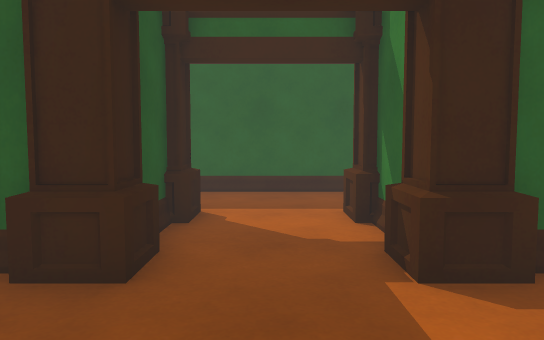
[1] (above)

17 first-person views from a walk through a 3-D level made in the Unity game engine. The camera is 1.2 m above the floor, tilts 4° down and sees 70° across. The floor is counted in squares, 1 m on a side. Each view is taken from the middle of a square. On the plan, view 1 faces up. The plan holds only what a view shows up to about 15 squares ahead; the rest is blank.

[2]
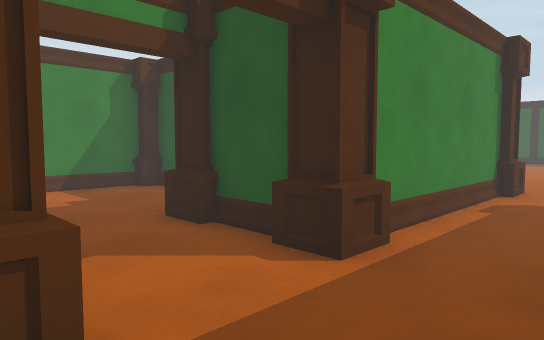

[3]
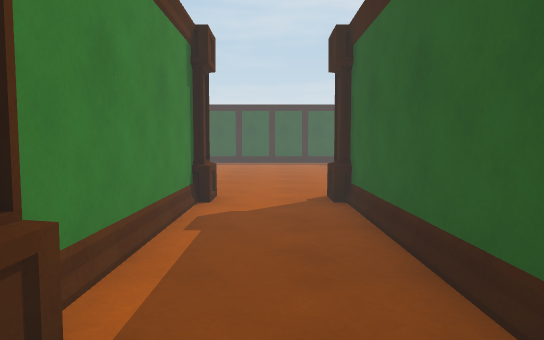

[4]
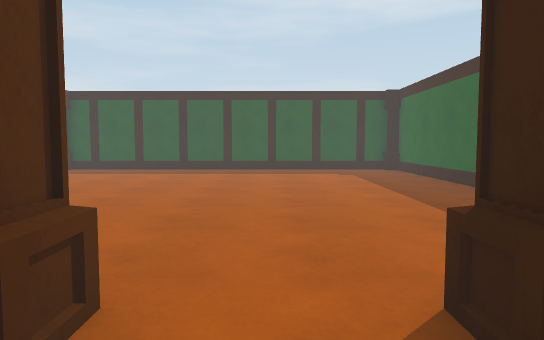

[5]
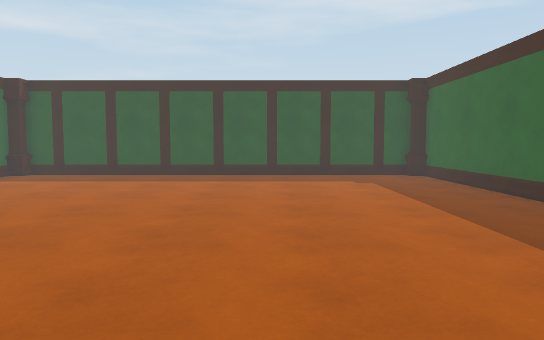

[6]
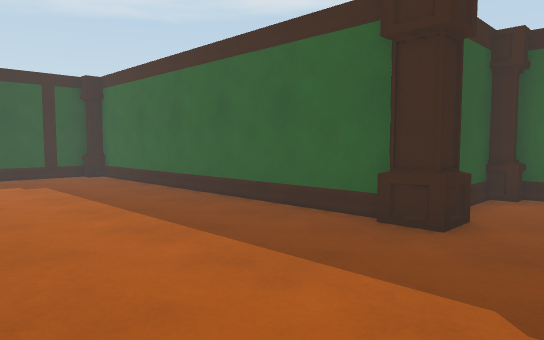

[7]
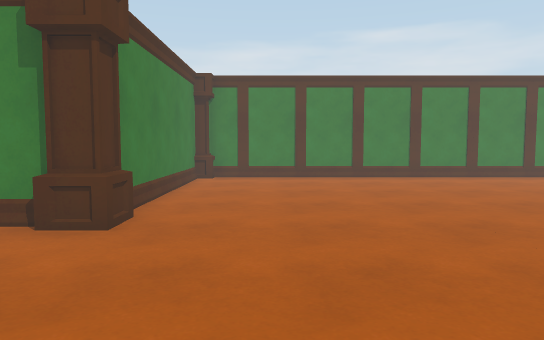

[8]
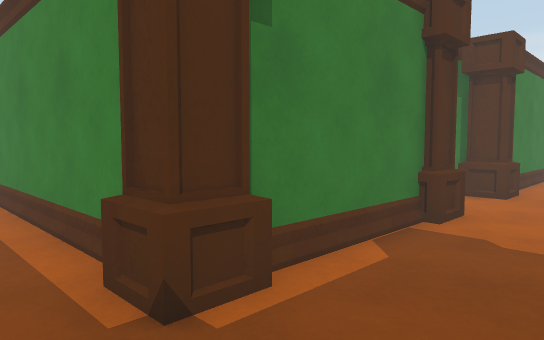

[9]
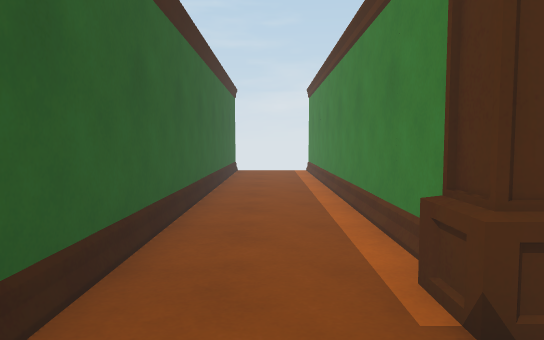

[10]
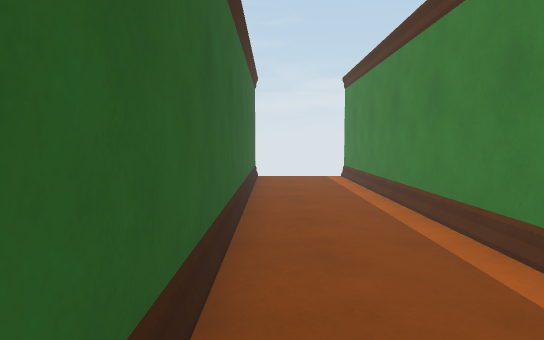

[11]
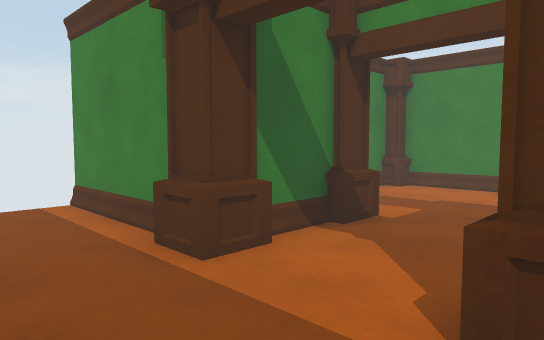

[12]
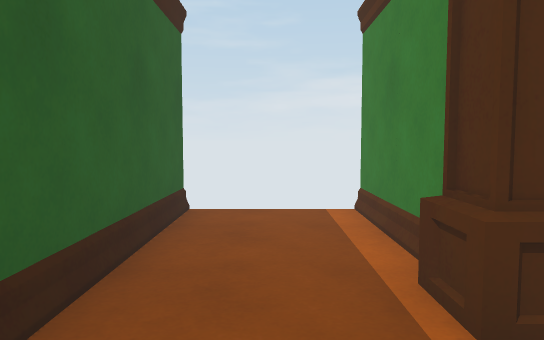

[13]
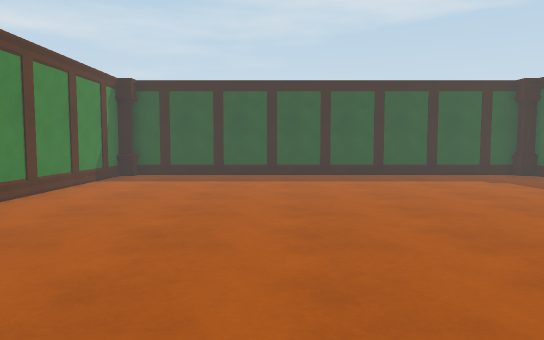

[14]
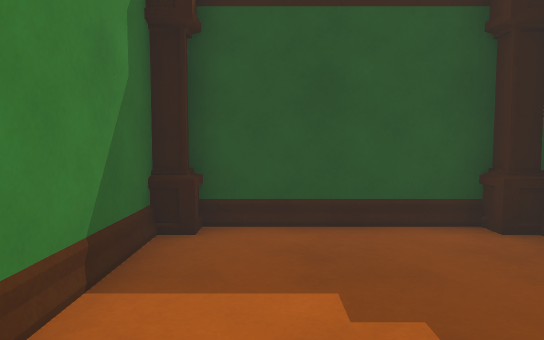

[15]
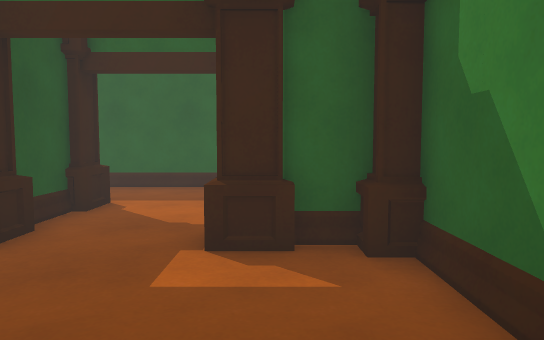

[16]
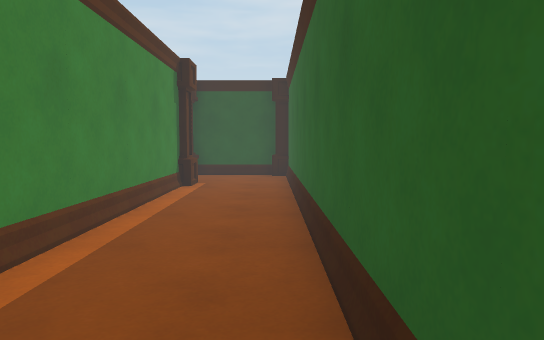

[17]
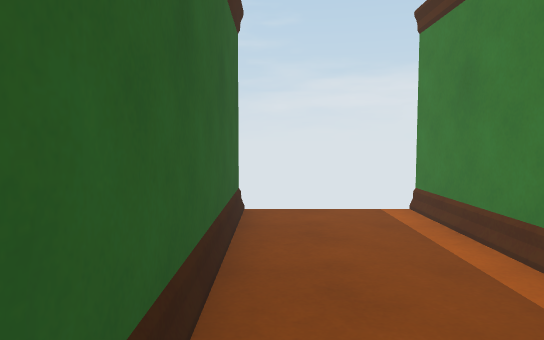

### Floor plan
Points are (right, up) in squares from view 1. A wall is a line through its corners. A room is listed if a view was taken in it or the views show most of it. See-through windows are left out.
Room 1 (views 1, 2, 3, 4, 5, 6, 7, 8, 9, 10, 11, 12, 13, 14, 15, 16, 17)
walls: (-7.6, 6.4) (-2.4, 6.4); (-8.4, 10.5) (-8.4, 13.6); (-11.9, 13.6) (-23.3, 13.6); (-3.6, 3.2) (-3.6, -1.2); (-7.5, 14.4) (6, 14.4); (-2.4, 3.6) (-3.3, 3.6); (-8.4, -1.2) (-8.4, 5.4); (-1.6, 5.6) (-1.6, 4.4); (-11.6, 17.2) (-11.6, 14); (-3.3, -1.6) (3.2, -1.6); (1.6, 4.5) (1.6, 5.6); (2.5, 6.4) (6, 6.4); (3.2, 3.6) (2.4, 3.6); (-23.6, 13.2) (-23.6, -1.2); (-23.3, -1.6) (-8.8, -1.6); (3.6, -1.2) (3.6, 3.2); (6, 9.6) (-7.5, 9.6); (6, 17.6) (-11.3, 17.6)
objects: column (-23, -1); column (-23, 13); column (-12, 13) to (-11, 14); column (-11, 17); column (-9, -1); column (-9, 6) to (-8, 7); column (-9, 9) to (-8, 10); column (-9, 14) to (-8, 15); column (-3, -1); column (-3, 3); column (-2, 3) to (-1, 4); column (-2, 6) to (-1, 7); column (1, 3) to (2, 4); column (1, 6) to (2, 7); column (3, -1); column (3, 3)

Positions as (right, up) in squares from view 1, and headings:
1: (0, 0), facing up
2: (2, 9), facing down-left
3: (0, 8), facing left
4: (-6, 8), facing left
5: (-9, 8), facing left
6: (-9, 8), facing up-left
7: (-11, 12), facing down
8: (-11, 16), facing down-right
9: (-11, 16), facing right
10: (-8, 17), facing right
11: (-2, 9), facing down-right
12: (-1, 8), facing right
13: (-9, 4), facing left
14: (2, 0), facing left
15: (2, -1), facing up
16: (3, 17), facing left
17: (-1, 17), facing right
